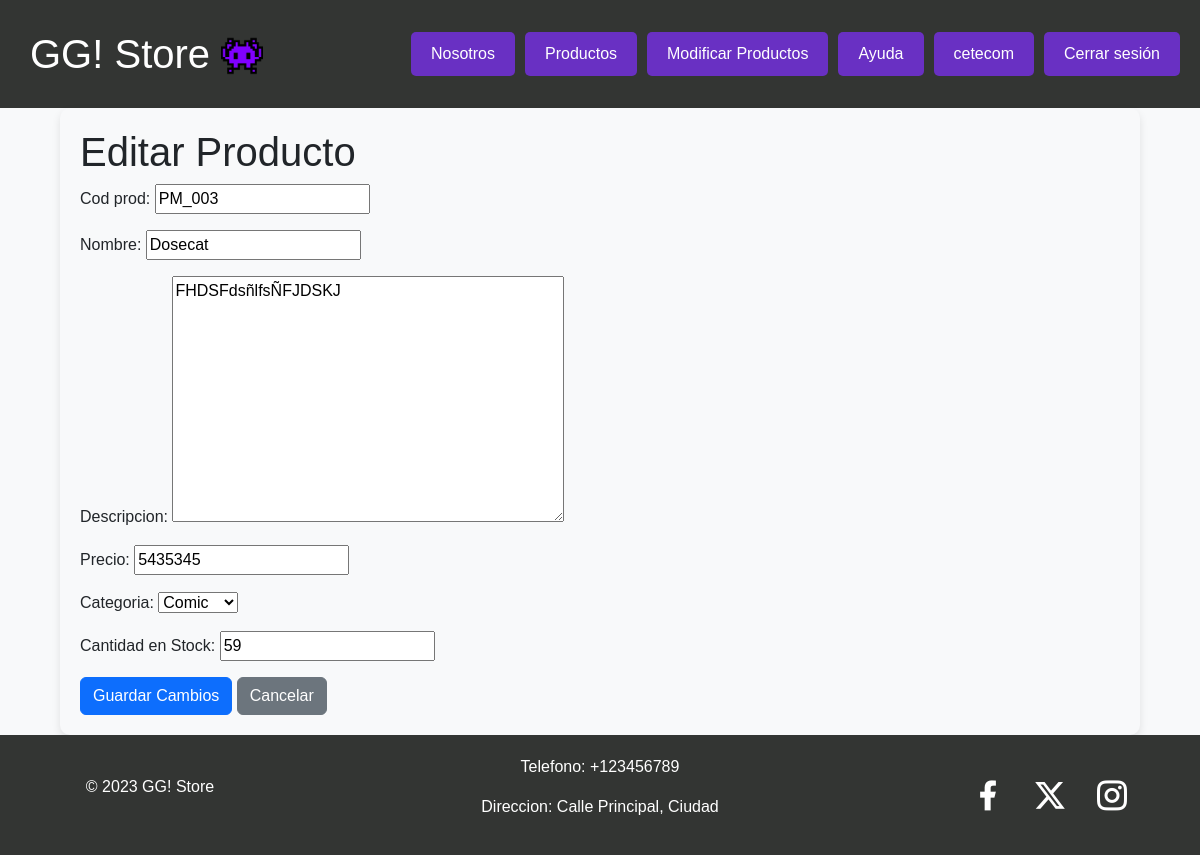
The page /prodAdmin/editar/4/ (signed in) on the database as committed earlier.
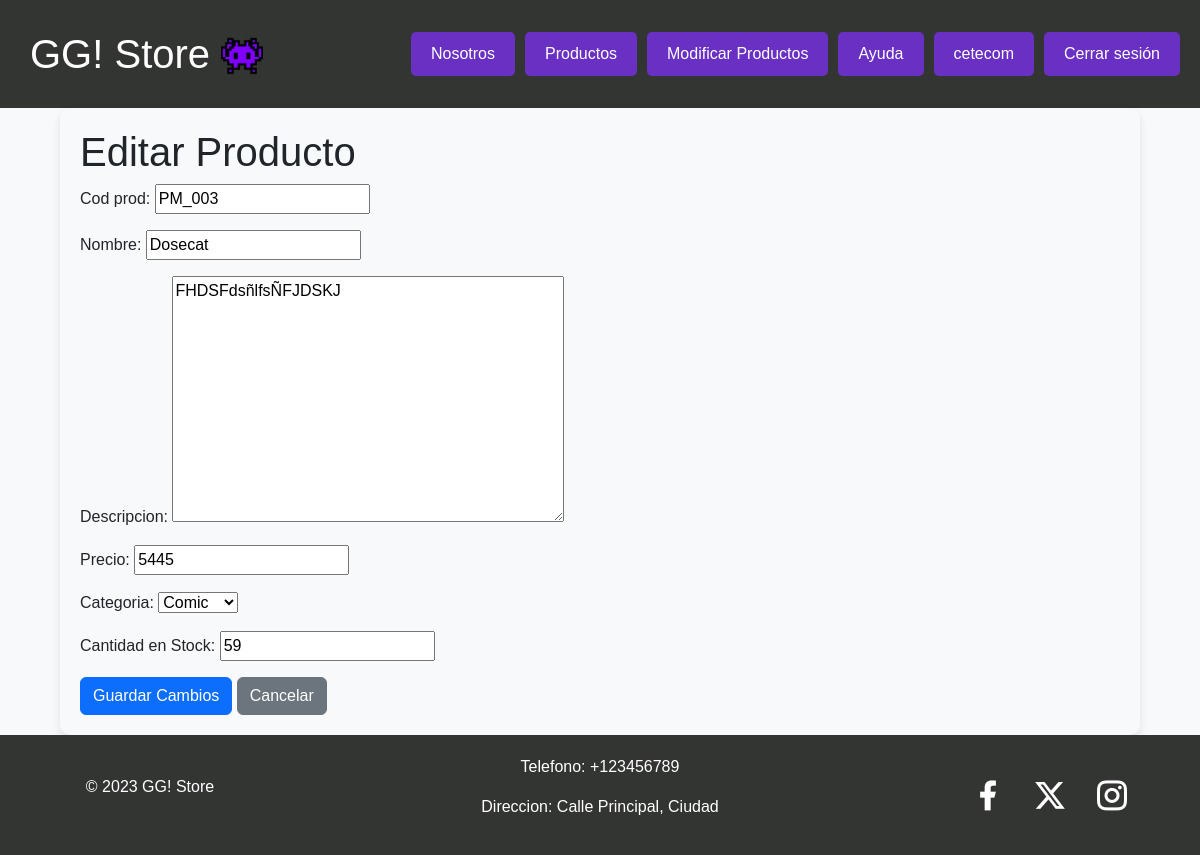
The same page on the database as committed later.
### myapp/models.py (models this page shows, shortened)
class Producto(models.Model):
    cod_prod = models.CharField(max_length = 100, unique = True)
    nombre = models.CharField(max_length = 100)
    descripcion = models.TextField(max_length = 100)
    precio = models.IntegerField()
    precio_usd = models.FloatField(null=True, blank=True)
    categoria = models.ForeignKey(Categoria, on_delete = models.CASCADE, related_name = 'productos')

class Categoria(models.Model):
    nombre = models.CharField(max_length = 100)
    def __str__(self):
        return self.nombre

### myapp/views.py (the view)
# urls.py: path('prodAdmin/editar/<int:pk>/', views.editar_producto, name='editar_producto'),
@login_required
def editar_producto(request, pk):
    producto = get_object_or_404(Producto, pk=pk)
    if request.method == 'POST':
        form = ProductoForm(request.POST, instance=producto)
        if form.is_valid():
            producto = form.save(commit=False)
            producto.save()
            stock, created = Stock.objects.get_or_create(cod_prod=producto)
            stock.cantidad = form.cleaned_data['cantidad']
            stock.save()
            return redirect('prodadmin')
    else:
        form = ProductoForm(instance=producto)
    return render(request, 'editar_producto.html', {'form': form, 'producto': producto})

### myapp/forms.py
class ProductoForm(forms.ModelForm):
    cantidad = forms.IntegerField(label='Cantidad en Stock', min_value=0)
    class Meta:
        model = Producto
        fields = ['cod_prod', 'nombre', 'descripcion', 'precio', 'categoria', 'cantidad']
    def __init__(self, *args, **kwargs):
        if 'instance' in kwargs:
            instance = kwargs['instance']
            initial = kwargs.setdefault('initial', {})
            if instance.pk:
                try:
                    initial['cantidad'] = instance.stock.cantidad
                except Stock.DoesNotExist:
                    initial['cantidad'] = 0
        super().__init__(*args, **kwargs)

### myapp/templates/editar_producto.html (shortened to what this page needs)
{% extends 'base.html' %}
{% block content %}
{% load static %}
<head>
    <link rel="stylesheet" href="{% static 'css/productos_list.css' %}">
</head>
<div class="container">
    <h1>Editar Producto</h1>
    <form method="post">
        {{ form.as_p }}
        <button type="submit" class="btn btn-primary">Guardar Cambios</button>
        <a href="{% url 'prodadmin' %}" class="btn btn-secondary">Cancelar</a>
    </form>
</div>
{% endblock %}

Rows that differ between the two databases and show on the page:
changed Producto "PM_003": precio "5435345" → "5445"
